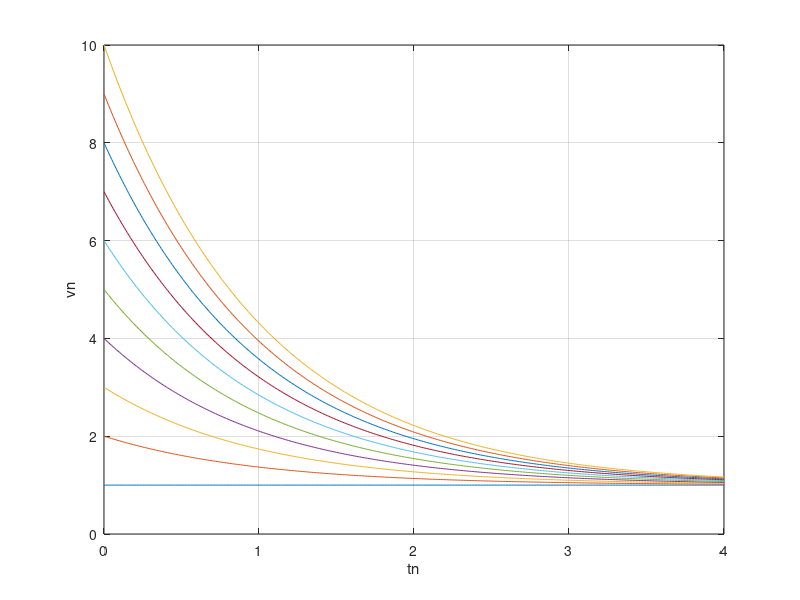

The MATLAB source for this figure:
clf

order = 10;
t = 0:.01:4;

for alpha = 1:order
    v = (alpha-1).*(exp(-t))+1;
    plot(t, v);
    hold on;
end

grid on;

xlabel('tn');
ylabel('vn');